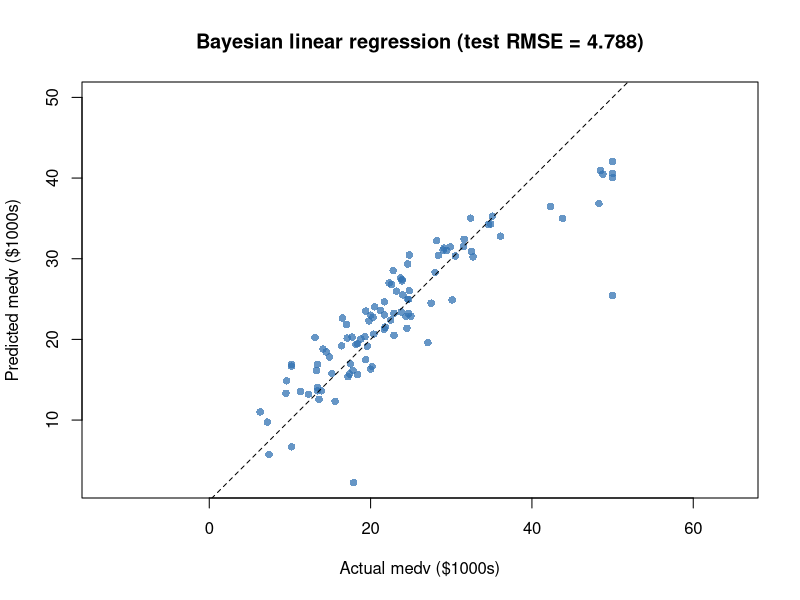

The R source for this figure:
# Phase II: Bayesian linear regression (Gibbs sampler) for DS 4420

suppressPackageStartupMessages({
  if (!requireNamespace("MASS", quietly = TRUE)) {
    stop("Install MASS: install.packages(\"MASS\")")
  }
})

#' Gibbs sampler for Bayesian normal linear regression
#'
#' Model: y = X * beta + eps, eps ~ N(0, sigma^2 I)
#' Prior: beta ~ N(0, tau^2 * I),  sigma^2 ~ InverseGamma(a0, b0)
#' (semi-conjugate; full conditionals are Normal and Inverse-Gamma.)
#'
#' @param X Design matrix (include intercept column).
#' @param y Response vector.
#' @param n_iter Total MCMC iterations.
#' @param burn Burn-in discarded from posterior summaries.
#' @param tau Prior scale for each coefficient (excluding intercept handling below).
#' @param a0,b0 Shape and rate for IG prior on sigma^2 (weakly informative).
gibbs_linear_regression <- function(X, y, n_iter = 8000L, burn = 2000L,
                                    tau = 100, a0 = 0.01, b0 = 0.01) {
  y <- as.numeric(y)
  X <- as.matrix(X)
  n <- nrow(X)
  p <- ncol(X)

  XtX <- crossprod(X)
  Xty <- crossprod(X, y)

  prior_prec <- rep(1 / tau^2, p)
  prior_prec[1] <- 1 / (tau^2 * 10)

  beta <- rep(0, p)
  sigma2 <- stats::var(y)

  samp_beta <- matrix(NA_real_, n_iter, p)
  samp_sigma2 <- numeric(n_iter)

  for (t in seq_len(n_iter)) {
    # beta | sigma^2, y ~ MVN
    prec <- XtX / sigma2 + diag(prior_prec, nrow = p, ncol = p)
    cov_beta <- solve(prec)
    mean_beta <- cov_beta %*% (Xty / sigma2)
    z <- stats::rnorm(p)
    beta <- mean_beta + as.vector(t(chol(cov_beta)) %*% z)

    # sigma^2 | beta, y ~ InverseGamma(a0 + n/2, b0 + 0.5 * RSS)
    rss <- sum((y - X %*% beta)^2)
    shape <- a0 + n / 2
    rate <- b0 + rss / 2
    sigma2 <- 1 / stats::rgamma(1, shape = shape, rate = rate)

    samp_beta[t, ] <- beta
    samp_sigma2[t] <- sigma2
  }

  keep <- seq.int(burn + 1L, n_iter)
  list(
    beta = samp_beta[keep, , drop = FALSE],
    sigma2 = samp_sigma2[keep]
  )
}

posterior_linpred_draws <- function(X_new, beta_draws) {
  X_new %*% t(beta_draws)
}

main <- function() {
  data(Boston, package = "MASS")
  X_full <- as.matrix(cbind(1, Boston[, seq_len(13)]))
  colnames(X_full) <- c("(Intercept)", names(Boston)[seq_len(13)])
  y_full <- Boston$medv

  set.seed(42)
  n <- nrow(X_full)
  n_train <- floor(0.8 * n)
  train_idx <- sample.int(n, n_train)
  test_idx <- setdiff(seq_len(n), train_idx)

  X_train <- X_full[train_idx, , drop = FALSE]
  y_train <- y_full[train_idx]
  X_test <- X_full[test_idx, , drop = FALSE]
  y_test <- y_full[test_idx]

  cat("Bayesian linear regression (Gibbs sampler)\n")
  cat("------------------------------------------\n")
  cat(sprintf("Train n = %d, Test n = %d, p = %d\n", nrow(X_train), nrow(X_test), ncol(X_train)))

  fit <- gibbs_linear_regression(X_train, y_train)

  beta_mean <- colMeans(fit$beta)
  names(beta_mean) <- colnames(X_full)

  pred_draws <- posterior_linpred_draws(X_test, fit$beta)
  y_hat <- rowMeans(pred_draws)

  rmse <- sqrt(mean((y_test - y_hat)^2))
  mae <- mean(abs(y_test - y_hat))

  cat(sprintf("Test RMSE (posterior predictive mean): %.3f\n", rmse))
  cat(sprintf("Test MAE (posterior predictive mean): %.3f\n", mae))
  cat(sprintf("Posterior mean of sigma (sqrt of variance): %.3f\n", sqrt(mean(fit$sigma2))))
  cat("\nPosterior mean of coefficients (first 6):\n")
  print(round(beta_mean[seq_len(min(6L, length(beta_mean)))], 4))

  fig_dir <- "figures"
  dir.create(fig_dir, showWarnings = FALSE, recursive = TRUE)
  png(
    filename = file.path(fig_dir, "bayes_pred_vs_actual.png"),
    width = 5 * 300,
    height = 5 * 300,
    res = 300
  )
  lim <- range(c(y_test, y_hat))
  plot(
    y_test,
    y_hat,
    xlab = "Actual medv ($1000s)",
    ylab = "Predicted medv ($1000s)",
    main = sprintf("Bayesian linear regression (test RMSE = %.3f)", rmse),
    pch = 16,
    col = rgb(0.2, 0.45, 0.7, 0.75),
    asp = 1,
    xlim = lim,
    ylim = lim
  )
  abline(0, 1, lty = 2, lwd = 1)
  dev.off()
  cat(sprintf("\nSaved figure: %s\n", file.path(fig_dir, "bayes_pred_vs_actual.png")))

  invisible(list(fit = fit, rmse = rmse, beta_mean = beta_mean))
}

main()
